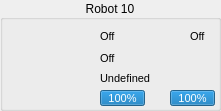
   <widget class="QGroupBox" name="groupBox_11">
    <property name="geometry">
     <rect>
      <x>1160</x>
      <y>558</y>
      <width>221</width>
      <height>111</height>
     </rect>
    </property>
    <property name="title">
     <string>Robot 10</string>
    </property>
    <property name="alignment">
     <set>Qt::AlignCenter</set>
    </property>
    <widget class="QLabel" name="sprite_11">
     <property name="geometry">
      <rect>
       <x>8</x>
       <y>29</y>
       <width>64</width>
       <height>64</height>
      </rect>
     </property>
     <property name="text">
      <string/>
     </property>
     <property name="pixmap">
      <pixmap resource="../../rsc.qrc">:/textures/textures/robots/blue/b10.png</pixmap>
     </property>
     <property name="scaledContents">
      <bool>true</bool>
     </property>
    </widget>
    <widget class="QProgressBar" name="battery_11">
     <property name="geometry">
      <rect>
       <x>100</x>
       <y>90</y>
       <width>45</width>
       <height>16</height>
      </rect>
     </property>
     <property name="font">
      <font>
       <pointsize>8</pointsize>
      </font>
     </property>
     <property name="value">
      <number>100</number>
     </property>
    </widget>
    <widget class="QLabel" name="status_11">
     <property name="geometry">
      <rect>
       <x>100</x>
       <y>28</y>
       <width>17</width>
       <height>17</height>
      </rect>
     </property>
     <property name="font">
      <font>
       <pointsize>8</pointsize>
      </font>
     </property>
     <property name="text">
      <string>Off</string>
     </property>
    </widget>
    <widget class="QLabel" name="dribble_11">
     <property name="geometry">
      <rect>
       <x>100</x>
       <y>50</y>
       <width>17</width>
       <height>17</height>
      </rect>
     </property>
     <property name="font">
      <font>
       <pointsize>8</pointsize>
      </font>
     </property>
     <property name="text">
      <string>Off</string>
     </property>
    </widget>
    <widget class="QLabel" name="role_11">
     <property name="geometry">
      <rect>
       <x>100</x>
       <y>70</y>
       <width>111</width>
       <height>17</height>
      </rect>
     </property>
     <property name="font">
      <font>
       <pointsize>8</pointsize>
      </font>
     </property>
     <property name="text">
      <string>Undefined</string>
     </property>
    </widget>
    <widget class="QProgressBar" name="chute_11">
     <property name="geometry">
      <rect>
       <x>170</x>
       <y>90</y>
       <width>45</width>
       <height>16</height>
      </rect>
     </property>
     <property name="font">
      <font>
       <pointsize>8</pointsize>
      </font>
     </property>
     <property name="autoFillBackground">
      <bool>false</bool>
     </property>
     <property name="value">
      <number>100</number>
     </property>
    </widget>
    <widget class="QLabel" name="label_54">
     <property name="geometry">
      <rect>
       <x>80</x>
       <y>50</y>
       <width>16</width>
       <height>16</height>
      </rect>
     </property>
     <property name="text">
      <string/>
     </property>
     <property name="pixmap">
      <pixmap resource="../../rsc.qrc">:/textures/textures/ui/dribble.png</pixmap>
     </property>
     <property name="scaledContents">
      <bool>true</bool>
     </property>
    </widget>
    <widget class="QLabel" name="imgrole_11">
     <property name="geometry">
      <rect>
       <x>80</x>
       <y>70</y>
       <width>16</width>
       <height>16</height>
      </rect>
     </property>
     <property name="text">
      <string/>
     </property>
     <property name="pixmap">
      <pixmap resource="../../rsc.qrc">:/textures/textures/ui/none.png</pixmap>
     </property>
     <property name="scaledContents">
      <bool>true</bool>
     </property>
    </widget>
    <widget class="QLabel" name="label_55">
     <property name="geometry">
      <rect>
       <x>150</x>
       <y>90</y>
       <width>16</width>
       <height>16</height>
      </rect>
     </property>
     <property name="text">
      <string/>
     </property>
     <property name="pixmap">
      <pixmap resource="../../rsc.qrc">:/textures/textures/ui/chute.png</pixmap>
     </property>
     <property name="scaledContents">
      <bool>true</bool>
     </property>
    </widget>
    <widget class="QLabel" name="label_56">
     <property name="geometry">
      <rect>
       <x>80</x>
       <y>30</y>
       <width>16</width>
       <height>14</height>
      </rect>
     </property>
     <property name="text">
      <string/>
     </property>
     <property name="pixmap">
      <pixmap resource="../../rsc.qrc">:/textures/textures/ui/connect.png</pixmap>
     </property>
     <property name="scaledContents">
      <bool>true</bool>
     </property>
    </widget>
    <widget class="QLabel" name="label_57">
     <property name="geometry">
      <rect>
       <x>80</x>
       <y>90</y>
       <width>16</width>
       <height>16</height>
      </rect>
     </property>
     <property name="text">
      <string/>
     </property>
     <property name="pixmap">
      <pixmap resource="../../rsc.qrc">:/textures/textures/ui/battery.png</pixmap>
     </property>
     <property name="scaledContents">
      <bool>true</bool>
     </property>
    </widget>
    <widget class="QLabel" name="vision_11">
     <property name="geometry">
      <rect>
       <x>190</x>
       <y>28</y>
       <width>17</width>
       <height>17</height>
      </rect>
     </property>
     <property name="font">
      <font>
       <pointsize>8</pointsize>
      </font>
     </property>
     <property name="text">
      <string>Off</string>
     </property>
    </widget>
    <widget class="QLabel" name="label_72">
     <property name="geometry">
      <rect>
       <x>170</x>
       <y>30</y>
       <width>16</width>
       <height>14</height>
      </rect>
     </property>
     <property name="text">
      <string/>
     </property>
     <property name="pixmap">
      <pixmap resource="../../rsc.qrc">:/textures/textures/ui/vision.png</pixmap>
     </property>
     <property name="scaledContents">
      <bool>true</bool>
     </property>
    </widget>
   </widget>
